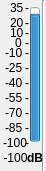
   <widget class="QWidget" name="widget_2" native="true">
    <property name="geometry">
     <rect>
      <x>60</x>
      <y>30</y>
      <width>46</width>
      <height>171</height>
     </rect>
    </property>
    <widget class="OIDProgressBar" name="progressBar2">
     <property name="geometry">
      <rect>
       <x>30</x>
       <y>7</y>
       <width>10</width>
       <height>135</height>
      </rect>
     </property>
     <property name="contextMenuPolicy">
      <enum>Qt::DefaultContextMenu</enum>
     </property>
     <property name="toolTip">
      <string>Local Input 1 Meter</string>
     </property>
     <property name="statusTip">
      <string/>
     </property>
     <property name="whatsThis">
      <string/>
     </property>
     <property name="autoFillBackground">
      <bool>false</bool>
     </property>
     <property name="minimum">
      <number>-100</number>
     </property>
     <property name="maximum">
      <number>35</number>
     </property>
     <property name="value">
      <number>24</number>
     </property>
     <property name="textVisible">
      <bool>true</bool>
     </property>
     <property name="orientation">
      <enum>Qt::Vertical</enum>
     </property>
     <property name="invertedAppearance">
      <bool>false</bool>
     </property>
     <property name="format">
      <string>%p%</string>
     </property>
    </widget>
    <widget class="QLabel" name="m0_44">
     <property name="geometry">
      <rect>
       <x>25</x>
       <y>0</y>
       <width>16</width>
       <height>16</height>
      </rect>
     </property>
     <property name="text">
      <string>-</string>
     </property>
    </widget>
    <widget class="QLabel" name="t35_44">
     <property name="geometry">
      <rect>
       <x>10</x>
       <y>0</y>
       <width>16</width>
       <height>16</height>
      </rect>
     </property>
     <property name="text">
      <string>35</string>
     </property>
    </widget>
    <widget class="QLabel" name="tn100_44">
     <property name="geometry">
      <rect>
       <x>3</x>
       <y>135</y>
       <width>31</width>
       <height>16</height>
      </rect>
     </property>
     <property name="text">
      <string>-100</string>
     </property>
    </widget>
    <widget class="QLabel" name="m15_44">
     <property name="geometry">
      <rect>
       <x>25</x>
       <y>15</y>
       <width>16</width>
       <height>16</height>
      </rect>
     </property>
     <property name="text">
      <string>-</string>
     </property>
    </widget>
    <widget class="QLabel" name="m25_44">
     <property name="geometry">
      <rect>
       <x>25</x>
       <y>25</y>
       <width>16</width>
       <height>16</height>
      </rect>
     </property>
     <property name="text">
      <string>-</string>
     </property>
    </widget>
    <widget class="QLabel" name="m90_44">
     <property name="geometry">
      <rect>
       <x>25</x>
       <y>90</y>
       <width>16</width>
       <height>16</height>
      </rect>
     </property>
     <property name="text">
      <string>-</string>
     </property>
    </widget>
    <widget class="QLabel" name="m105_44">
     <property name="geometry">
      <rect>
       <x>25</x>
       <y>105</y>
       <width>16</width>
       <height>16</height>
      </rect>
     </property>
     <property name="text">
      <string>-</string>
     </property>
    </widget>
    <widget class="QLabel" name="m120_44">
     <property name="geometry">
      <rect>
       <x>25</x>
       <y>120</y>
       <width>16</width>
       <height>16</height>
      </rect>
     </property>
     <property name="text">
      <string>-</string>
     </property>
    </widget>
    <widget class="QLabel" name="m135_44">
     <property name="geometry">
      <rect>
       <x>25</x>
       <y>135</y>
       <width>16</width>
       <height>16</height>
      </rect>
     </property>
     <property name="text">
      <string>-</string>
     </property>
    </widget>
    <widget class="QLabel" name="m45_44">
     <property name="geometry">
      <rect>
       <x>25</x>
       <y>45</y>
       <width>16</width>
       <height>16</height>
      </rect>
     </property>
     <property name="text">
      <string>-</string>
     </property>
    </widget>
    <widget class="QLabel" name="m60_44">
     <property name="geometry">
      <rect>
       <x>25</x>
       <y>60</y>
       <width>16</width>
       <height>16</height>
      </rect>
     </property>
     <property name="text">
      <string>-</string>
     </property>
    </widget>
    <widget class="QLabel" name="m75_44">
     <property name="geometry">
      <rect>
       <x>25</x>
       <y>75</y>
       <width>16</width>
       <height>16</height>
      </rect>
     </property>
     <property name="text">
      <string>-</string>
     </property>
    </widget>
    <widget class="QLabel" name="t20_44">
     <property name="geometry">
      <rect>
       <x>10</x>
       <y>15</y>
       <width>16</width>
       <height>16</height>
      </rect>
     </property>
     <property name="text">
      <string>20</string>
     </property>
    </widget>
    <widget class="QLabel" name="t5_44">
     <property name="geometry">
      <rect>
       <x>10</x>
       <y>25</y>
       <width>16</width>
       <height>16</height>
      </rect>
     </property>
     <property name="text">
      <string>10</string>
     </property>
    </widget>
    <widget class="QLabel" name="tn10_44">
     <property name="geometry">
      <rect>
       <x>5</x>
       <y>45</y>
       <width>21</width>
       <height>16</height>
      </rect>
     </property>
     <property name="text">
      <string>-10</string>
     </property>
    </widget>
    <widget class="QLabel" name="tn25_44">
     <property name="geometry">
      <rect>
       <x>5</x>
       <y>60</y>
       <width>21</width>
       <height>16</height>
      </rect>
     </property>
     <property name="text">
      <string>-25</string>
     </property>
    </widget>
    <widget class="QLabel" name="tn40_44">
     <property name="geometry">
      <rect>
       <x>5</x>
       <y>75</y>
       <width>21</width>
       <height>16</height>
      </rect>
     </property>
     <property name="text">
      <string>-40</string>
     </property>
    </widget>
    <widget class="QLabel" name="tn55_44">
     <property name="geometry">
      <rect>
       <x>5</x>
       <y>90</y>
       <width>21</width>
       <height>16</height>
      </rect>
     </property>
     <property name="text">
      <string>-55</string>
     </property>
    </widget>
    <widget class="QLabel" name="tn70_44">
     <property name="geometry">
      <rect>
       <x>5</x>
       <y>105</y>
       <width>21</width>
       <height>16</height>
      </rect>
     </property>
     <property name="text">
      <string>-70</string>
     </property>
    </widget>
    <widget class="QLabel" name="tn85_44">
     <property name="geometry">
      <rect>
       <x>5</x>
       <y>120</y>
       <width>21</width>
       <height>16</height>
      </rect>
     </property>
     <property name="text">
      <string>-85</string>
     </property>
    </widget>
    <widget class="QLabel" name="m35_44">
     <property name="geometry">
      <rect>
       <x>25</x>
       <y>35</y>
       <width>16</width>
       <height>16</height>
      </rect>
     </property>
     <property name="text">
      <string>-</string>
     </property>
    </widget>
    <widget class="QLabel" name="t0_44">
     <property name="geometry">
      <rect>
       <x>15</x>
       <y>35</y>
       <width>16</width>
       <height>16</height>
      </rect>
     </property>
     <property name="text">
      <string>0</string>
     </property>
    </widget>
    <widget class="Line" name="line_44">
     <property name="geometry">
      <rect>
       <x>35</x>
       <y>0</y>
       <width>16</width>
       <height>191</height>
      </rect>
     </property>
     <property name="orientation">
      <enum>Qt::Vertical</enum>
     </property>
    </widget>
    <widget class="QLabel" name="lp2">
     <property name="geometry">
      <rect>
       <x>0</x>
       <y>150</y>
       <width>31</width>
       <height>16</height>
      </rect>
     </property>
     <property name="autoFillBackground">
      <bool>false</bool>
     </property>
     <property name="frameShadow">
      <enum>QFrame::Plain</enum>
     </property>
     <property name="text">
      <string>-100</string>
     </property>
     <property name="alignment">
      <set>Qt::AlignCenter</set>
     </property>
    </widget>
    <widget class="QLabel" name="dB_44">
     <property name="geometry">
      <rect>
       <x>27</x>
       <y>150</y>
       <width>16</width>
       <height>16</height>
      </rect>
     </property>
     <property name="font">
      <font>
       <weight>75</weight>
       <bold>true</bold>
      </font>
     </property>
     <property name="text">
      <string>dB</string>
     </property>
    </widget>
    <zorder>m0_44</zorder>
    <zorder>t35_44</zorder>
    <zorder>tn100_44</zorder>
    <zorder>m15_44</zorder>
    <zorder>m25_44</zorder>
    <zorder>m90_44</zorder>
    <zorder>m105_44</zorder>
    <zorder>m120_44</zorder>
    <zorder>m135_44</zorder>
    <zorder>m45_44</zorder>
    <zorder>m60_44</zorder>
    <zorder>m75_44</zorder>
    <zorder>t20_44</zorder>
    <zorder>t5_44</zorder>
    <zorder>tn10_44</zorder>
    <zorder>tn25_44</zorder>
    <zorder>tn40_44</zorder>
    <zorder>tn55_44</zorder>
    <zorder>tn70_44</zorder>
    <zorder>tn85_44</zorder>
    <zorder>m35_44</zorder>
    <zorder>t0_44</zorder>
    <zorder>line_44</zorder>
    <zorder>progressBar2</zorder>
    <zorder>lp2</zorder>
    <zorder>dB_44</zorder>
   </widget>
